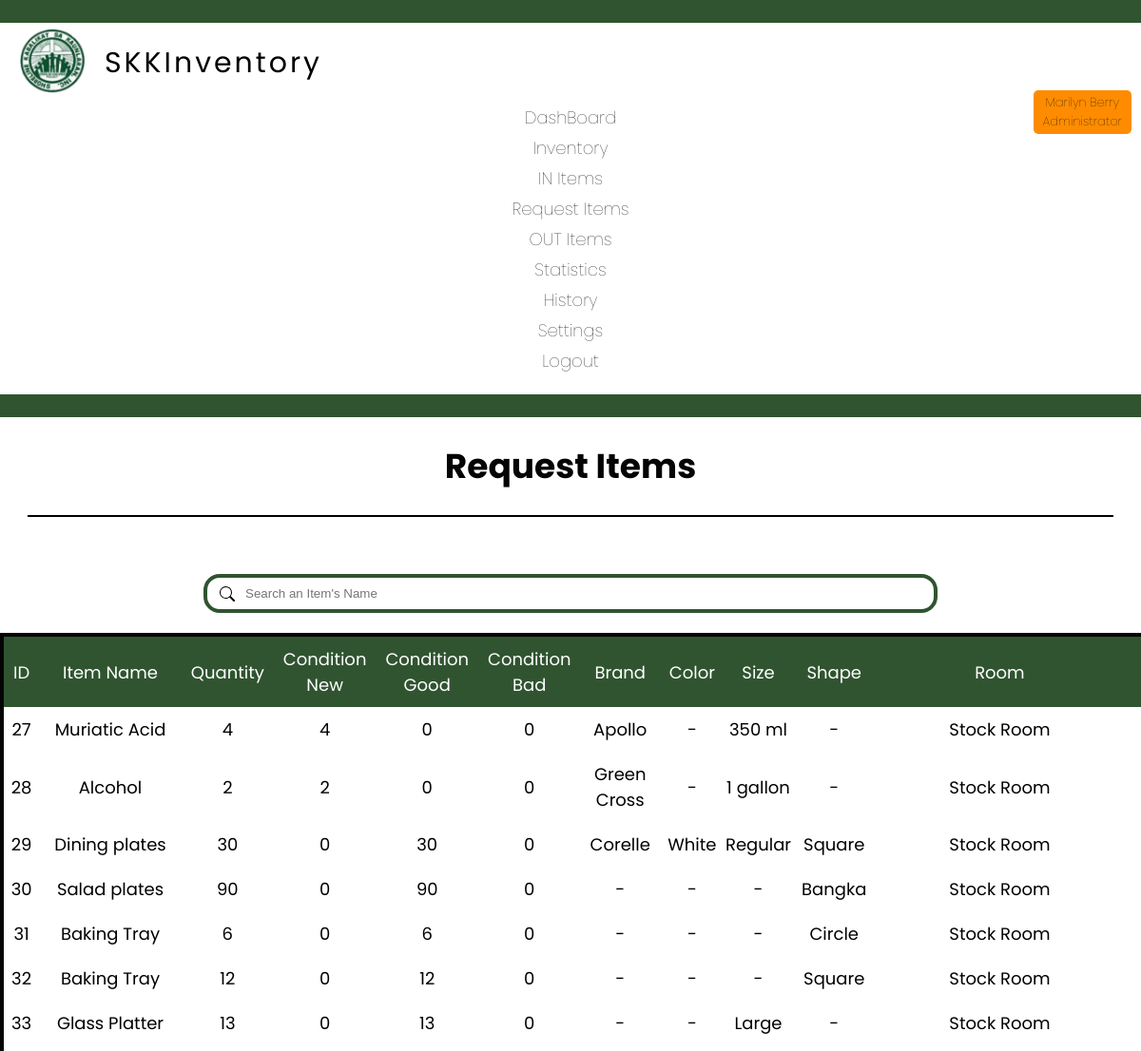
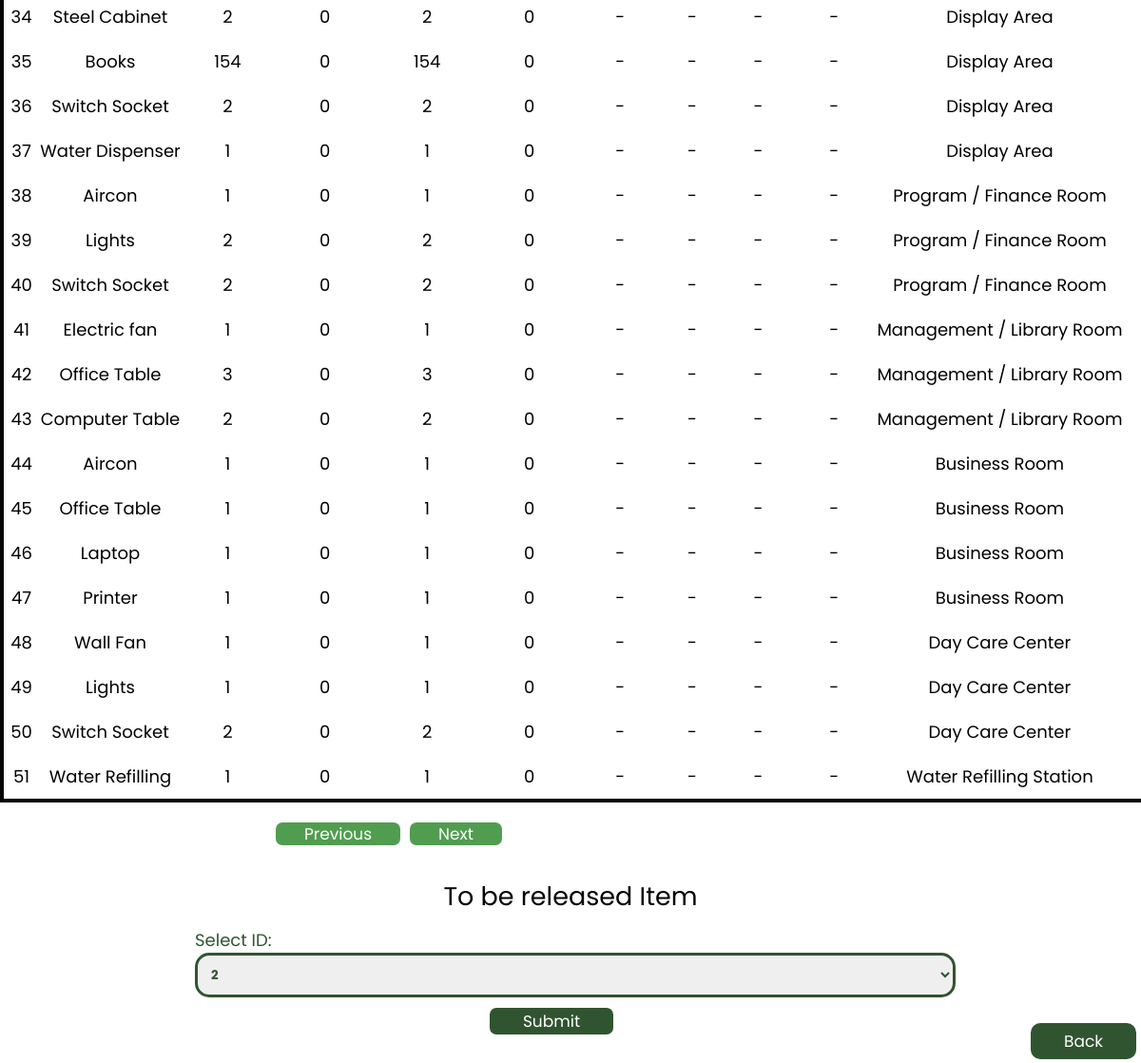
Screenshot of /request.php?page1=2&page=1 (signed in) with the database file from the repository (2 pictures, top to bottom).
### tables this page shows
CREATE TABLE `inventory` (
  `id` int(10) NOT NULL AUTO_INCREMENT,
  `product_name` varchar(100) NOT NULL,
  `category` varchar(30) NOT NULL,
  `price` int(20) NOT NULL,
  `unit` varchar(20) NOT NULL,
  `quantity` int(11) NOT NULL,
  `condition_new` int(10) NOT NULL,
  `condition_good` int(10) NOT NULL,
  `condition_bad` int(10) NOT NULL,
  `brand` varchar(50) NOT NULL,
  `color` varchar(20) NOT NULL,
  `size` varchar(20) NOT NULL,
  `shape` varchar(20) NOT NULL,
  `life` varchar(20) NOT NULL,
  `total` int(20) NOT NULL,
  `user` varchar(100) NOT NULL,
  `date` date NOT NULL,
  `building` int(20) NOT NULL,
  `floor` int(11) NOT NULL,
  `room` int(20) NOT NULL,
  `remarks` varchar(1000) NOT NULL,
  PRIMARY KEY (`id`)
);

### request.php (the view, shortened to what this page needs)
<!DOCTYPE html>
<html lang="en">
<head>
    <link rel="stylesheet" href="css/footer.css">
    <link rel="stylesheet" href="css/request.css">
    <?php
    $username = $_SESSION['username'];
    if ($_SESSION['username']) {
        if ($username == 'superadmin1' || $username == 'superadmin2') {
            include 'header_superadmin.php';
        } else if ($username == 'admin') {
            include 'header_admin.php';
        } else {
            include 'header.php';
        }
    } else {
        header("Location: index.php");
    }
    ?>
</head>
<body>
    <h1 class="font dashboard">Request Items</h1>
    <hr class="dashhr">
    <div class="table">
        <table border="1">
            <tr>
                <th>ID</th>
                <th>Item Name</th>
                <th>Quantity</th>
                <th>Condition New</th>
                <th>Condition Good</th>
                <th>Condition Bad</th>
                <th>Brand</th>
                <th>Color</th>
                <th>Size</th>
                <th>Shape</th>
                <th>Room</th>
                <th></th>
            </tr>
            <?php include 'request_items.php'; ?>
        </table>
        <?php
        $prevPage = $page - 1;
        if ($prevPage > 0) {
            echo '<a style="text-decoration:none; margin-right:-280px; margin-left:290px" class="button2" href="?page1=' . $prevPage . '&page=' . $page . '">Previous</a>';
        }
        $nextPage = $page + 1;
        $hasMoreRecords = $nextPage <= $totalPages;
        if ($hasMoreRecords) {
            echo '<a style="text-decoration:none; margin-left:290px" class="button2" href="?page1=' . $nextPage . '&page=' . $page . '">Next</a>';
        }
        ?>
    </div>
    <div class="form">
        <h2 class="font">To be released Item</h2>
        <form class="input-container" method="post">
            <label for="id">Select ID:</label>
            <select class="input" name="id" id="id">
                <?php
                $query = "SELECT id FROM inventory";
                $result = mysqli_query($conn, $query);
                while ($row = mysqli_fetch_assoc($result)) {
                    echo '<option  value="' . $row['id'] . '">' . $row['id'] . '</option>';
                }
                ?>
            </select>
            <div class=" submit-container">
                <input class="submit" type="submit" value="Submit">
            </div>
        </form>
    </div>
    <div class="backpos">
        <footer>
            <a style="text-decoration:none" href="request.php" class="back">Back</a>
        </footer>
    </div>
</body>
</html>

### request_items.php (shortened to what this page needs)
<?php
include 'connect.php';
$search = isset($_GET['search']) ? $_GET['search'] : '';
$searchTerms = explode(' ', $search);
$searchConditions = array();
$recordsPerPage = 25;
$page = isset($_GET['page1']) ? $_GET['page1'] : 1;
$offset = ($page - 1) * $recordsPerPage;
foreach ($searchTerms as $term) {
    $term = mysqli_real_escape_string($conn, $term);
    $searchConditions[] = "(inventory.product_name LIKE '%$term%'
                           OR inventory.category LIKE '%$term%'
                           OR inventory.brand LIKE '%$term%'
                           OR inventory.color LIKE '%$term%'
                           OR inventory.size LIKE '%$term%'
                           OR inventory.shape LIKE '%$term%')";
}
$whereClause = implode(" AND ", $searchConditions);
$sql = "SELECT *
        FROM inventory
        WHERE $whereClause
        LIMIT $recordsPerPage OFFSET $offset";
$countQuery = "SELECT COUNT(*) AS total FROM inventory";
$countResult = $conn->query($countQuery);
$totalRecords = $countResult->fetch_assoc()['total'];
$totalPages = ceil($totalRecords / $recordsPerPage);
$result = mysqli_query($conn, $sql);
if ($result->num_rows > 0) {
    while ($row = $result->fetch_assoc()) {
        $id = $row['id'];
        $productname = $row['product_name'];
        $quantity = $row['quantity'];
        $conditionnew = $row['condition_new'];
        $conditiongood = $row['condition_good'];
        $conditionbad = $row['condition_bad'];
        $brand = $row['brand'];
        $color = $row['color'];
        $size = $row['size'];
        $shape = $row['shape'];
        $room = $row['room'];
        switch ($room) {
            case 1:
                $roomname = 'Display Area';
                break;
            case 2:
                $roomname = 'Program / Finance Room';
                break;
            case 3:
                $roomname = 'Management / Library Room';
                break;
            case 4:
                $roomname = 'Business Room';
                break;
            case 5:
                $roomname = 'Stock Room';
                break;
            case 6:
                $roomname = 'Day Care Center';
                break;
            case 7:
                $roomname = 'Water Refilling Station';
                break;
        }
        echo '<tr>';
        echo '<td>' . $id . '</td>';
        echo '<td style="white-space: nowrap;">' . $productname . '</td>';
        echo '<td>' . $quantity . '</td>';
        echo '<td>' . $conditionnew . '</td>';
        echo '<td>' . $conditiongood . '</td>';
        echo '<td>' . $conditionbad . '</td>';
        echo '<td style="padding: 10px;">' . $brand . '</td>';
        echo '<td style=" white-space: nowrap;">' . $color . '</td>';
        echo '<td style=" white-space: nowrap;">' . $size . '</td>';
        echo '<td style="padding: 10px;">' . $shape . '</td>';
        echo '<td style=" white-space: nowrap;">' . $roomname . '</td>';
        echo '</tr>';
    }
} else {
    echo '<tr><td colspan="11">No results found.</td></tr>';
}
?>
<div class="search-form">
    <form method="GET" action="" id="searchForm">
        <input type="text" name="search" id="search" placeholder="Search an Item's Name" value="<?php echo $search; ?>" oninput="searchInventory()">
    </form>
</div>
<br>

### css/footer.css (style rules this page uses)
.back { padding-top: 7px; padding-bottom: 7px; padding-left: 35px; padding-right: 35px; background-color: #305430; color: #ffffff; border: none; border-radius: 10px; cursor: pointer; font-family: "Poppins"; font-size: 17px; text-align: center; }
.backpos { position: fixed; bottom: 0; right: 0; margin-bottom: 10px; margin-right: 5px; }

### css/request.css (style rules this page uses)
table { margin-top: 20px; margin: 0 auto; margin-bottom: 20px; text-align: center; width: 70%; font-family: "Poppins"; border-collapse: collapse; border: #050404 4px solid; }
td, th { border: none; }
th { background-color: #305430; padding: 10px; color: white; font-weight: normal; }
.font { font-family: "Poppins"; font-weight: normal; color: #050404; }
.dashboard { text-align: center; font-weight: bold; }
.dashhr { border: 1px solid; width: 95%; margin: auto; }
.search-form { margin-top: 60px; border: none; padding: 0; display: flex; justify-content: center; align-items: center; }
#search { border: 4px solid #305430; border-radius: 17px; width: 60%; padding: 9px 4px 9px 40px; }
.form { display: flex; flex-direction: column; align-items: center; justify-content: center; padding: 10px; box-sizing: border-box; }
.input-container { font-family: "Poppins"; margin-top: -20px; padding: 10px; padding-right: 300px; margin-bottom: 10px; display: block; max-width: 500px; color: #305430; margin-left: auto; margin-right: auto; }
.input { font-family: "Poppins"; border: 3px solid #305430; border-radius: 15px; padding: 10px; margin-bottom: 10px; display: block; width: 800px; max-width: 800px; color: #305430; font-weight: bold; }
.submit-container { text-align: center; margin-left: 250px; }
.submit { margin-top: 1px; padding-top: 1px; padding-bottom: 1px; padding-left: 35px; padding-right: 35px; background-color: #305430; color: #ffffff; border: none; border-radius: 7px; cursor: pointer; font-family: "Poppins"; font-size: 17px; }
.button2 { padding-top: 0.001px; padding-bottom: 0.001px; padding-left: 30px; padding-right: 30px; background-color: #519d50; color: #ffffff; border: none; border-radius: 7px; cursor: pointer; font-family: "Poppins"; font-size: 17px; text-align: center; }

### css/header.css (style rules this page uses)
body { margin: 0; padding: 0; }

### css/responsive.css (style rules this page uses)
@media only screen and (min-width: 1025px) { body { font-size: 18px; width: auto; height: 97.8vh; } }

### rows the page displays
inventory: id "27", product_name "Muriatic Acid", quantity "4", condition_new "4", condition_good "0", condition_bad "0", brand "Apollo", color "-", size "350 ml", shape "-", room "Stock Room"
inventory: id "28", product_name "Alcohol", quantity "2", condition_new "2", condition_good "0", condition_bad "0", brand "Green Cross", color "-", size "1 gallon", shape "-", room "Stock Room"
inventory: id "29", product_name "Dining plates", quantity "30", condition_new "0", condition_good "30", condition_bad "0", brand "Corelle", color "White", size "Regular", shape "Square", room "Stock Room"
inventory: id "30", product_name "Salad plates", quantity "90", condition_new "0", condition_good "90", condition_bad "0", brand "-", color "-", size "-", shape "Bangka", room "Stock Room"
inventory: id "31", product_name "Baking Tray", quantity "6", condition_new "0", condition_good "6", condition_bad "0", brand "-", color "-", size "-", shape "Circle", room "Stock Room"
inventory: id "32", product_name "Baking Tray", quantity "12", condition_new "0", condition_good "12", condition_bad "0", brand "-", color "-", size "-", shape "Square", room "Stock Room"
inventory: id "33", product_name "Glass Platter", quantity "13", condition_new "0", condition_good "13", condition_bad "0", brand "-", color "-", size "Large", shape "-", room "Stock Room"
inventory: id "34", product_name "Steel Cabinet", quantity "2", condition_new "0", condition_good "2", condition_bad "0", brand "-", color "-", size "-", shape "-", room "Display Area"
inventory: id "35", product_name "Books", quantity "154", condition_new "0", condition_good "154", condition_bad "0", brand "-", color "-", size "-", shape "-", room "Display Area"
inventory: id "36", product_name "Switch Socket", quantity "2", condition_new "0", condition_good "2", condition_bad "0", brand "-", color "-", size "-", shape "-", room "Display Area"
inventory: id "37", product_name "Water Dispenser", quantity "1", condition_new "0", condition_good "1", condition_bad "0", brand "-", color "-", size "-", shape "-", room "Display Area"
inventory: id "38", product_name "Aircon", quantity "1", condition_new "0", condition_good "1", condition_bad "0", brand "-", color "-", size "-", shape "-", room "Program / Finance Room"
inventory: id "39", product_name "Lights", quantity "2", condition_new "0", condition_good "2", condition_bad "0", brand "-", color "-", size "-", shape "-", room "Program / Finance Room"
inventory: id "40", product_name "Switch Socket", quantity "2", condition_new "0", condition_good "2", condition_bad "0", brand "-", color "-", size "-", shape "-", room "Program / Finance Room"
inventory: id "41", product_name "Electric fan", quantity "1", condition_new "0", condition_good "1", condition_bad "0", brand "-", color "-", size "-", shape "-", room "Management / Library Room"
inventory: id "42", product_name "Office Table", quantity "3", condition_new "0", condition_good "3", condition_bad "0", brand "-", color "-", size "-", shape "-", room "Management / Library Room"
inventory: id "43", product_name "Computer Table", quantity "2", condition_new "0", condition_good "2", condition_bad "0", brand "-", color "-", size "-", shape "-", room "Management / Library Room"
inventory: id "44", product_name "Aircon", quantity "1", condition_new "0", condition_good "1", condition_bad "0", brand "-", color "-", size "-", shape "-", room "Business Room"
inventory: id "45", product_name "Office Table", quantity "1", condition_new "0", condition_good "1", condition_bad "0", brand "-", color "-", size "-", shape "-", room "Business Room"
inventory: id "46", product_name "Laptop", quantity "1", condition_new "0", condition_good "1", condition_bad "0", brand "-", color "-", size "-", shape "-", room "Business Room"
inventory: id "47", product_name "Printer", quantity "1", condition_new "0", condition_good "1", condition_bad "0", brand "-", color "-", size "-", shape "-", room "Business Room"
inventory: id "48", product_name "Wall Fan", quantity "1", condition_new "0", condition_good "1", condition_bad "0", brand "-", color "-", size "-", shape "-", room "Day Care Center"
inventory: id "49", product_name "Lights", quantity "1", condition_new "0", condition_good "1", condition_bad "0", brand "-", color "-", size "-", shape "-", room "Day Care Center"
inventory: id "50", product_name "Switch Socket", quantity "2", condition_new "0", condition_good "2", condition_bad "0", brand "-", color "-", size "-", shape "-", room "Day Care Center"
inventory: id "51", product_name "Water Refilling", quantity "1", condition_new "0", condition_good "1", condition_bad "0", brand "-", color "-", size "-", shape "-", room "Water Refilling Station"

### other values shown
$handler "Marilyn Berry"
$position "Administrator"
form field id "2"
